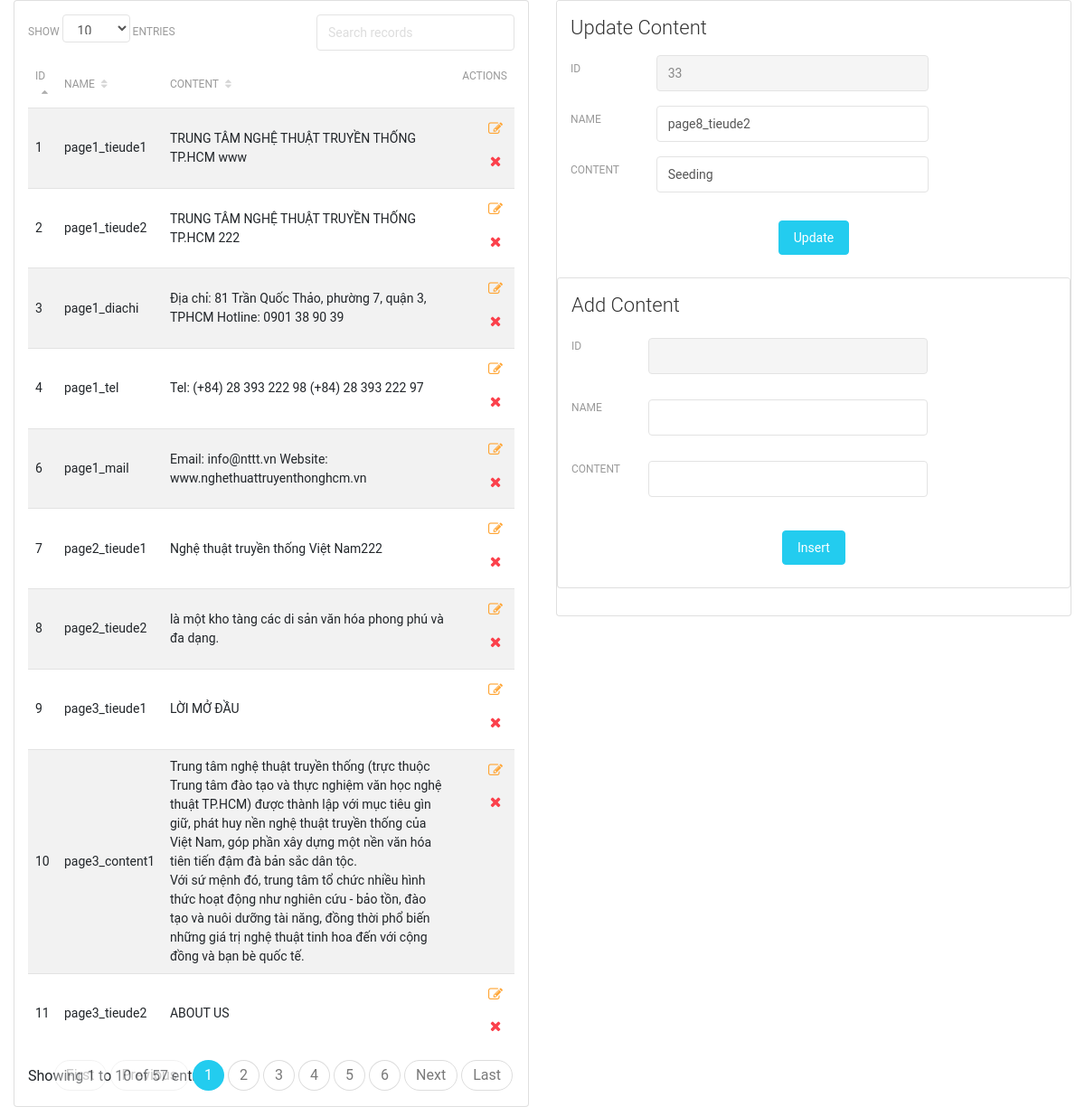
Screenshot of /admin.php?update=1&id=33 with the database file from the repository.
### tables this page shows
CREATE TABLE `noidung`  (
  `id` int(13) NOT NULL AUTO_INCREMENT,
  `name` varchar(255) NULL DEFAULT NULL,
  `content` text NULL,
  PRIMARY KEY (`id`) USING BTREE
);

### admin.php (the view, shortened to what this page needs)
<?php
try{
    $opt= array(PDO::ATTR_ERRMODE=>PDO::ERRMODE_EXCEPTION);
    $pdo =new PDO('mysql:host=localhost;dbname=database1','root','',$opt);
    $pdo->query('set names utf8');
}catch(PDOException $e)
{
    exit('server error');
}
$sql="select * from noidung where 1";
$sth = $pdo->prepare($sql);
$sth->execute();
$data = $sth->fetchAll(PDO::FETCH_OBJ);
?>
<!DOCTYPE html>
<html lang="en">
<head>
    <link rel="stylesheet" href="https://maxcdn.bootstrapcdn.com/font-awesome/latest/css/font-awesome.min.css" />
    <link href="layout/assets/css/bootstrap.min.css" rel="stylesheet" />
    <link href="layout/assets/css/light-bootstrap-dashboard.css?v=2.0.1" rel="stylesheet" />
    <link href="layout/assets/css/demo.css" rel="stylesheet" />
</head>
<body>
    <div class="content">
        <div class="container-fluid">
            <div class="row">
                <div class="col-md-6">
                    <form id="form-id" class="form-horizontal" action="" method="POST" novalidate="novalidate">
                    <div class="card data-tables">
                        <div class="card-body table-striped table-no-bordered table-hover dataTable dtr-inline table-full-width">
                            <div class="fresh-datatables">
                                <table id="datatables" class="table table-striped table-no-bordered table-hover" cellspacing="0" width="100%" style="width:100%">
                                    <thead>
                                        <tr>
                                            <th>ID</th>
                                            <th>Name</th>
                                            <th>Content</th>
                                            <th class="disabled-sorting text-right">Actions</th>
                                        </tr>
                                    </thead>
                                    <tbody>
                                            <?php
                                            foreach($data as $k=>$v)
                                            {
                                        ?>
                                        <tr>
                                            <td><?=$v->id?></td>
                                            <td><?=$v->name?></td>
                                            <td><?=$v->content?></td>
                                            <td class="text-right">
                                                <a onclick="document.getElementById('form-id').submit();" href="?update=1&id=<?=$v->id?>" class="btn btn-link btn-warning"><i class="fa fa-edit"></i></a>
                                                <a onclick="return confirm_click();" href="?dell=1&id=<?=$v->id?>" class="btn btn-link btn-danger "><i class="fa fa-times"></i></a>
                                            </td>
                                        </tr>
                                        <?php
                                        }
                                        ?>
                                    </tbody>
                                </table>
                            </div>
                        </div>
                    </div>
                </div>
               <div class="col-md-6">
                      <?php
                      if(isset($_GET['id']) && $_GET['id'] && isset($_GET['update']) && $_GET['update'])
                      {
                        $id=$_GET['id'];
                        $sql="select * from noidung where `id`=$id";
                        $sth = $pdo->prepare($sql);
                        $sth->execute();
                        $data2 = $sth->fetch(PDO::FETCH_OBJ);
                    ?>
                         <form id="TypeValidation" class="form-horizontal" action="" method="POST" novalidate="novalidate">
                        <div class="card ">
                            <div class="card-header ">
                                <h4 class="card-title">Update Content</h4>
                            </div>
                            <div class="card-body ">
                                <div class="row">
                                    <label class="col-sm-2 col-form-label">ID</label>
                                    <div class="col-sm-7">
                                        <div class="form-group">
                                            <input disabled="" class="form-control" type="text" name="id" value="<?=$data2->id?>" required="true">
                                        </div>
                                    </div>
                                </div>
                                <div class="row">
                                    <label class="col-sm-2 col-form-label">Name</label>
                                    <div class="col-sm-7">
                                        <div class="form-group">
                                            <input class="form-control" type="text" name="name" value="<?=$data2->name?>" email="true">
                                        </div>
                                    </div>
                                </div>
                                <div class="row">
                                    <label class="col-sm-2 col-form-label">Content</label>
                                    <div class="col-sm-7">
                                        <div class="form-group">
                                            <input class="form-control" type="text" name="content" value="<?=$data2->content?>" number="true">
                                        </div>
                                    </div>
                                </div>
                            <div class="card-footer text-center">
                                <button type="submit" name="update" value="1" class="btn btn-info">Update</button>
                            </div>
                        </div>
                    </form>
                    <?php
                      }
                    ?>
                        <form id="TypeValidation" class="form-horizontal" action="" method="POST" novalidate="novalidate">
                       <div class="card ">
                           <div class="card-header ">
                               <h4 class="card-title">Add Content</h4>
                           </div>
                           <div class="card-body ">
                               <div class="row">
                                   <label class="col-sm-2 col-form-label">ID</label>
                                   <div class="col-sm-7">
                                       <div class="form-group">
                                           <input disabled="" class="form-control" type="text" name="id" value="" required="true">
                                       </div>
                                   </div>
                               </div>
                               <div class="row">
                                   <label class="col-sm-2 col-form-label">Name</label>
                                   <div class="col-sm-7">
                                       <div class="form-group">
                                           <input class="form-control" type="text" name="name" value="" email="true">
                                       </div>
                                   </div>
                               </div>
                               <div class="row">
                                   <label class="col-sm-2 col-form-label">Content</label>
                                   <div class="col-sm-7">
                                       <div class="form-group">
                                           <input class="form-control" type="text" name="content" value="" number="true">
                                       </div>
                                   </div>
                               </div>
                           <div class="card-footer text-center">
                               <button type="submit" name="insert" value="1" class="btn btn-info">Insert</button>
                           </div>
                       </div>
                   </form>
                </div>
            </div>
        </div>
    </div>
</body>
</html>

### rows the page displays
noidung: id "1", name "page1_tieude1", content "TRUNG TÂM NGHỆ THUẬT TRUYỀN THỐNG TP.HCM www"
noidung: id "2", name "page1_tieude2", content "TRUNG TÂM NGHỆ THUẬT TRUYỀN THỐNG TP.HCM 222"
noidung: id "3", name "page1_diachi", content "Địa chỉ: 81 Trần Quốc Thảo, phường 7, quận 3, TPHCM Hotline: 0901 38 90 39"
noidung: id "4", name "page1_tel", content "Tel: (+84) 28 393 222 98 (+84) 28 393 222 97"
noidung: id "6", name "page1_mail", content "Email: info@nttt.vn Website: www.nghethuattruyenthonghcm.vn"
noidung: id "7", name "page2_tieude1", content "Nghệ thuật truyền thống Việt Nam222"
noidung: id "8", name "page2_tieude2", content "là một kho tàng các di sản văn hóa phong phú và đa dạng."
noidung: id "9", name "page3_tieude1", content "LỜI MỞ ĐẦU"
noidung: id "10", name "page3_content1", content "Trung tâm nghệ thuật truyền thống (trực thuộc Trung tâm đào tạo và thực nghiệm văn học nghệ thuật TP.HCM) được thành lập với mục tiêu gìn giữ, phát huy nền nghệ thuật truyền thống của Việt Nam, góp phần xây dựng một nền văn hóa tiên tiến đậm đà bản sắc dân tộc. Với sứ mệnh đó, trung tâm tổ chức nhiều hình thức hoạt động như nghiên cứu - bảo tồn, đào tạo và nuôi dưỡng tài năng, đồng thời phổ biến những giá trị nghệ thuật tinh hoa đến với cộng đồng và bạn bè quốc tế."
noidung: id "11", name "page3_tieude2", content "ABOUT US"
noidung: id "33", name "page8_tieude2", content "Seeding"
